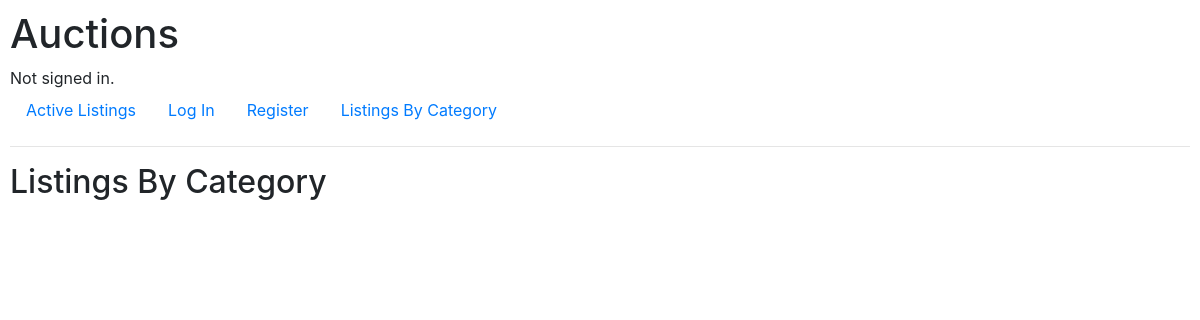
/categories, run on an earlier commit of the app's database.
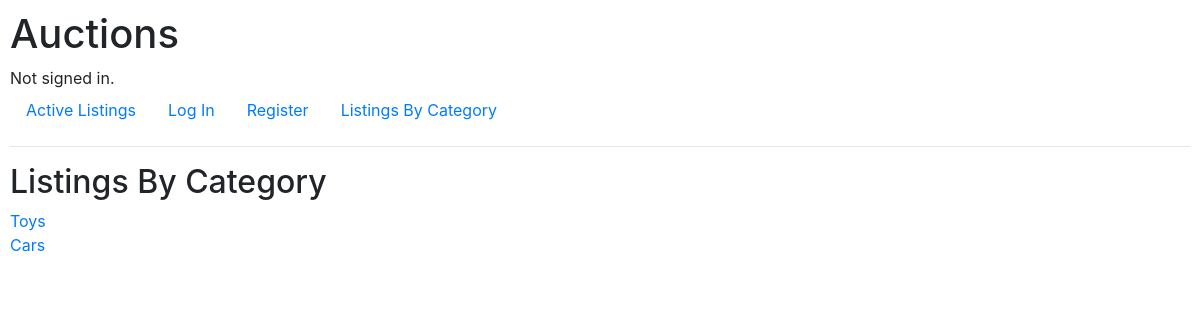
And on a later commit of the database.
### auctions/models.py (models this page shows, shortened)
class Auction(models.Model):
    title = models.CharField(max_length=64)
    description = models.TextField()
    opening_bid = models.DecimalField(max_digits=10,decimal_places=2)
    image = models.CharField(max_length=64,blank=True)
    category = models.CharField(max_length=64,blank=True)
    user = models.ForeignKey(User, on_delete=models.CASCADE, related_name='listings')
    winner = models.ForeignKey(User, on_delete=models.CASCADE, blank=True, default=None,
    null=True, related_name='won')
    LISTING_STATUS = (
        ("A",'Active'),
        ("C","Closed")
    )
    status = models.CharField(max_length=1, choices=LISTING_STATUS, default="A")
    watchlist = models.ManyToManyField(User, blank=True, related_name='watchlist',
    default=None)

### auctions/views.py (the view)
# urls.py: path("categories", views.categories, name="categories"),
def categories(request):
    categories = Auction.objects.all().values_list('category', flat=True)
    cats = [x for x in categories if x !='']
    cats = set(cats)
    return render(request, "auctions/categories.html", {
        "categories":cats
    })

### auctions/templates/auctions/categories.html
{% extends "auctions/layout.html" %}
{% block body %}
    <h2>Listings By Category</h2>
    {% for category in categories %}
        {% if category %}
        <a href="{% url 'category' category %}">{{category}}</a><br>
        {% endif %}
    {% endfor %}
    {% endblock %}

What changed in the data, as far as the page shows it:
now on this page (row edited): Auction: category "Toys"
added Auction: category "Cars"
